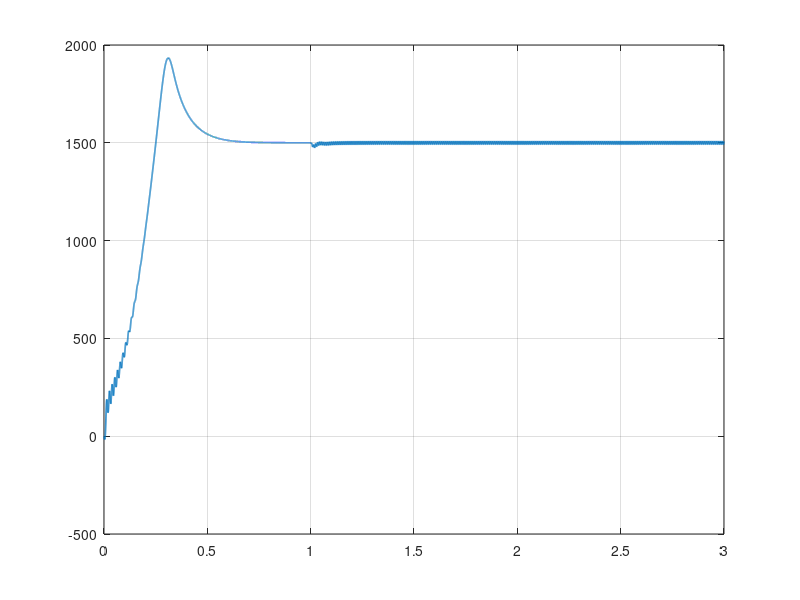

Write the MATLAB code that produced this figure. (Note: this script raises an error after producing the figure.)
%% Test_X1_wholeleg_v3.m
% Induction Motor Drive Simulation (Scalar V/f + PI speed loop)
% Whole-leg open-circuit fault (phase-A leg open) at tfault.
%
% Key points for WHOLE-LEG fault:
%  - Phase-A current must collapse: ia ≈ 0 after tfault
%  - Remaining phases become two-phase operation: ib ≈ -ic
%  - Torque ripple increases (2*fe component), speed dips then recovers.
%
% This script enforces the physical constraint i_alpha = 0 (equivalent to ia=0
% in abc with floating neutral) by applying the flux-linkage constraint:
%   i_alpha = (Lr*psi_s_alpha - Lm*psi_r_alpha)/Delta = 0
% => psi_s_alpha = (Lm/Lr)*psi_r_alpha
%
% Then it drives ONLY the healthy legs (B and C) via the line-to-line voltage v_bc.
%
% ---------------------------------------------------------------

clear; clc; close all;

%% ================== Machine Parameters (example) ==================
Rs = 0.435;
Rr = 0.816;
Lls = 0.002;          % stator leakage
Llr = 0.002;          % rotor leakage
Lm  = 0.0693;         % magnetizing
Ls  = Lls + Lm;        % total stator
Lr  = Llr + Lm;        % total rotor

P = 4;                % poles
J = 0.089;            % inertia
B = 0.001;            % viscous friction

Delta = Ls*Lr - Lm^2;

%% ================== Simulation Settings ==================
Ts = 1e-4;
Tend = 3.0;
time = 0:Ts:Tend;
N = numel(time);

tfault = 1.0;          % [s] whole-leg open-circuit time

TL = 50;               % [N.m] LOAD TORQUE (your case)

%% ================== Inverter + Scalar Control ==================
Vdc = 600;
Vpk_max = Vdc/sqrt(3); % SVPWM fundamental phase peak limit

% reference speed
w_ref = 1500 * 2*pi/60;     % [rad/s]
ws_ref = (P/2) * w_ref;     % [rad/s] electrical synchronous

% V/f base
f_base   = 50;
ws_base  = 2*pi*f_base;
Vpk_base = 325;             % ~400V L-L rms motor => 325V phase peak
Kvf      = Vpk_base/ws_base;

% Speed PI -> slip compensation (adds to ws_ref)
% (tuned to reduce start-up overshoot vs v2)
Kpw = 0.6;
Kiw = 30.0;

ws_min = 0;
ws_max = 2*pi*80;

%% ================== State Initialization ==================
psi_s = 0 + 1j*0;     % stator flux (alpha + j*beta)
psi_r = 0 + 1j*0;     % rotor  flux (alpha + j*beta)
wm    = 0;            % mech speed [rad/s]

theta = 0;
int_w = 0;

% logs
ia = zeros(1,N); ib = zeros(1,N); ic = zeros(1,N);
wm_log = zeros(1,N);
Te_log = zeros(1,N);

%% ================== Main Loop ==================
for k = 1:N
    t = time(k);

    % ---- electrical rotor speed ----
    omega_r = (P/2)*wm;  % electrical rotor speed [rad/s]

    % ---- WHOLE-LEG FAULT constraint (phase-A open) ----
    fault = (t >= tfault);
    if fault
        % Enforce i_alpha = 0 exactly via flux constraint
        psi_s = (Lm/Lr)*real(psi_r) + 1j*imag(psi_s);
    end

    % ---- currents from flux linkages ----
    i_s = (Lr*psi_s - Lm*psi_r)/Delta;   % stator current (alpha + j beta)
    i_r = (-Lm*psi_s + Ls*psi_r)/Delta;  % rotor current  (alpha + j beta)

    i_alpha = real(i_s);
    i_beta  = imag(i_s);

    % ---- Inverse Clarke -> phase currents (for plotting) ----
    if fault
        % Whole-leg open => ia ≈ 0, ib = -ic (two-phase)
        ia(k) = 0;
        ib(k) =  (sqrt(3)/2)*i_beta;
        ic(k) = -(sqrt(3)/2)*i_beta;
    else
        ia(k) = i_alpha;
        ib(k) = -0.5*i_alpha + (sqrt(3)/2)*i_beta;
        ic(k) = -0.5*i_alpha - (sqrt(3)/2)*i_beta;
    end

    % ---- speed control (slip compensation) ----
    e_w = w_ref - wm;
    int_w = int_w + e_w*Ts;

    wslip = Kpw*e_w + Kiw*int_w;
    ws_unsat = ws_ref + wslip;
    ws_cmd = min(max(ws_unsat, ws_min), ws_max);

    % simple anti-windup
    if ws_cmd ~= ws_unsat
        int_w = int_w + (ws_cmd - ws_unsat)/max(Kiw,1e-9);
    end

    theta = theta + ws_cmd*Ts;

    % ---- V/f voltage magnitude ----
    Vpk = Kvf * ws_cmd;
    Vpk = min(max(Vpk, 0), Vpk_max);

    % ---- commanded balanced phase voltages ----
    va_cmd = Vpk*sin(theta);
    vb_cmd = Vpk*sin(theta - 2*pi/3);
    vc_cmd = Vpk*sin(theta + 2*pi/3);

    % ---- stator voltage in alpha-beta ----
    if ~fault
        % Healthy: balanced 3-phase, floating neutral handled by vn subtraction
        vn = (va_cmd + vb_cmd + vc_cmd)/3;
        va = va_cmd - vn;
        vb = vb_cmd - vn;
        vc = vc_cmd - vn;

        v_alpha = (2/3)*(va - 0.5*vb - 0.5*vc);
        v_beta  = (2/3)*((sqrt(3)/2)*(vb - vc));
        v_s = v_alpha + 1j*v_beta;

    else
        % Whole-leg open (A leg): only B and C legs are driven.
        % Use the line-to-line voltage v_bc to excite the machine.
        % The alpha channel is open (no controlled excitation).
        v_bc = vb_cmd - vc_cmd;                 % line-to-line (b minus c)
        v_alpha = 0;
        v_beta  = (sqrt(3)/3) * v_bc;           % Clarke: v_beta = (√3/3)*(vb - vc)
        v_s = v_alpha + 1j*v_beta;
    end

    % ---- flux dynamics ----
    dpsi_s = v_s - Rs*i_s;
    dpsi_r = -Rr*i_r + 1j*omega_r*psi_r;

    psi_s = psi_s + dpsi_s*Ts;
    psi_r = psi_r + dpsi_r*Ts;

    % Re-apply constraint after integration (keeps i_alpha≈0 tightly)
    if fault
        psi_s = (Lm/Lr)*real(psi_r) + 1j*imag(psi_s);
        i_s = (Lr*psi_s - Lm*psi_r)/Delta;
    end

    % ---- electromagnetic torque ----
    Te = 1.5*(P/2) * imag(conj(psi_s) * i_s);

    % ---- mechanical dynamics ----
    wm = wm + (Te - TL - B*wm)/J * Ts;

    wm_log(k) = wm;
    Te_log(k) = Te;
end

%% ================== Plots ==================
figure; 
plot(time, wm_log*60/(2*pi), 'LineWidth', 1.2); grid on;
xline(tfault,'r--','Fault');
title('Rotor Speed in rpm (Whole-leg open-circuit)'); xlabel('Time [s]'); ylabel('Speed [rpm]');

figure;
subplot(3,1,1); plot(time, ia, 'LineWidth', 1.0); grid on; xline(tfault,'r--','Fault');
title('Stator Phase Currents (Whole-leg open-circuit)'); ylabel('i_a [A]');
subplot(3,1,2); plot(time, ib, 'LineWidth', 1.0); grid on; xline(tfault,'r--','Fault'); ylabel('i_b [A]');
subplot(3,1,3); plot(time, ic, 'LineWidth', 1.0); grid on; xline(tfault,'r--','Fault'); ylabel('i_c [A]'); xlabel('Time [s]');

figure;
plot(time, Te_log, 'LineWidth', 1.2); grid on; xline(tfault,'r--','Fault');
title('Electromagnetic Torque'); xlabel('Time [s]'); ylabel('Torque [N.m]');
